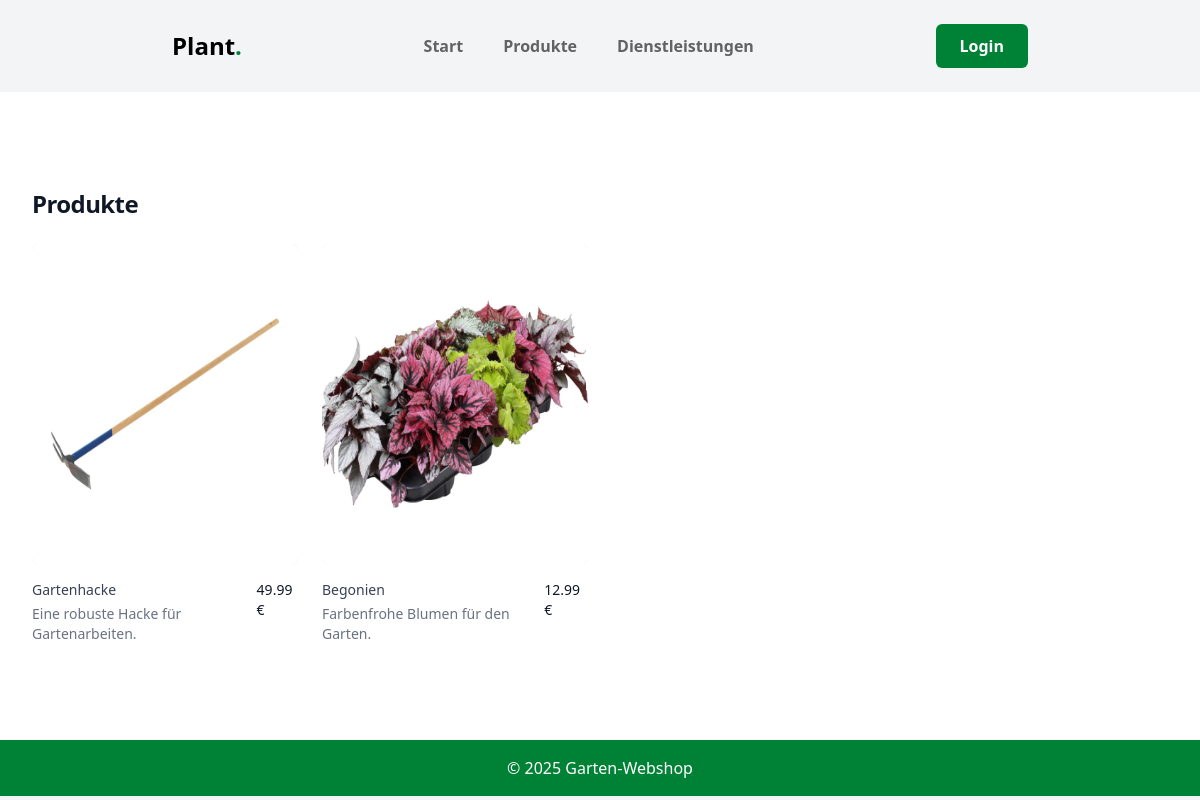
/products.php, run on the app's committed database.
### tables this page shows
CREATE TABLE `products` (
  `id` int(11) NOT NULL AUTO_INCREMENT,
  `name` varchar(255) NOT NULL,
  `description` text DEFAULT NULL,
  `price` decimal(10,2) NOT NULL,
  PRIMARY KEY (`id`)
);

### products.php (the view, shortened to what this page needs)
<?php
function sanitizeFilename($string) {
    $transliterationTable = array(
        'ä' => 'ae',
        'ö' => 'oe',
        'ü' => 'ue',
        'Ä' => 'Ae',
        'Ö' => 'Oe',
        'Ü' => 'Ue',
        'ß' => 'ss',
        ' ' => '_'
    );
    $sanitized = strtr($string, $transliterationTable);
    $sanitized = preg_replace('/[^a-zA-Z0-9_\-]/', '', $sanitized);
    return strtolower($sanitized);
}
$db = new mysqli("localhost", "root", "1337", "garden_shop");
$result = $db->query("SELECT * FROM products");
?>
<!DOCTYPE html>
<html lang="de">
<head>
     <script src="https://unpkg.com/@tailwindcss/browser@4"></script>
</head>
<body class="bg-gray-100">
<?php include 'navbar.php'; ?>
       <main class="bg-white">
        <div class="mx-auto max-w-2xl px-4 py-16 sm:px-6 sm:py-24 lg:max-w-7xl lg:px-8">
            <h2 class="text-2xl font-bold tracking-tight text-gray-900">Produkte</h2>
            <div class="mt-6 grid grid-cols-1 gap-x-6 gap-y-10 sm:grid-cols-2 lg:grid-cols-4 xl:gap-x-8">
                <?php while ($row = $result->fetch_assoc()): ?>
                    <div class="group relative">
                        <img src="./images/<?php echo sanitizeFilename($row['name']); ?>.jpeg" alt="<?php echo $row['name']; ?>" class="aspect-square w-full rounded-md bg-green-200 object-fit group-hover:scale-105 group-hover:opacity-75 transition-all duration-150 lg:aspect-auto lg:h-80">
                        <div class="mt-4 flex justify-between">
                            <div>
                                <h3 class="text-sm text-gray-700">
                                    <a href="product_detail.php?id=<?php echo $row['id']; ?>">
                                        <span aria-hidden="true" class="absolute inset-0"></span>
                                        <?php echo $row['name']; ?>
                                    </a>
                                </h3>
                                <p class="mt-1 text-sm text-gray-500"><?php echo $row['description']; ?></p>
                            </div>
                            <p class="text-sm font-medium text-gray-900"><?php echo $row['price']; ?> €</p>
                        </div>
                    </div>
                <?php endwhile; ?>
            </div>
        </div>
    </main>
    <footer class="bg-green-700 text-white p-4">
        <div class="container mx-auto text-center">
            <p>&copy; 2025 Garten-Webshop</p>
        </div>
    </footer>
</body>
</html>

### data on the page
products: shows a picture, name "Gartenhacke", description "Eine robuste Hacke für Gartenarbeiten.", price "49.99"
products: shows a picture, name "Begonien", description "Farbenfrohe Blumen für den Garten.", price "12.99"
